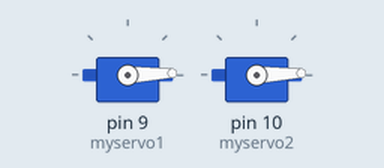
Simulated run of this sketch. Board: Arduino Uno, built with avr-gcc and run on an emulated ATmega328P. Parts: 2 × servo.

Above: at 0.05 s.
At 1.45 s:
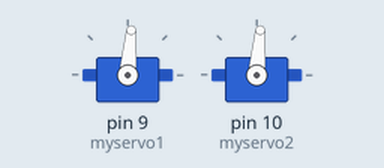
At 2.9 s:
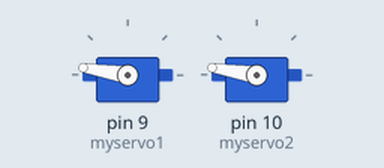
At 5.75 s:
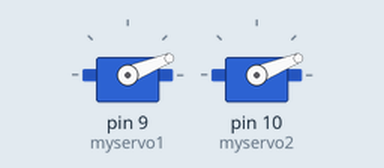
Timing chart, 0 to 7.9 s (numbered marks = the images above):
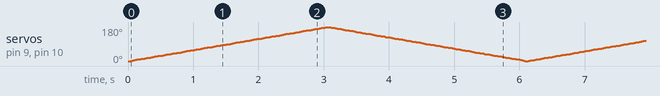

The sketch:

two_servo.ino
```cpp
#include <Servo.h>

Servo myservo1;  // create servo object to control a servo
Servo myservo2;  // create servo object to control a servo


// Sweep settings
const int SWEEP_TIME_MS = 3000;  // 3 seconds for full sweep (0 to 180 or 180 to 0)
const int STEP_DELAY = 15;       // delay between each step in ms
const int STEPS = SWEEP_TIME_MS / STEP_DELAY;  // number of steps per sweep

void setup() {
  myservo1.attach(9);  // attaches the servo on pin 9 to the servo object
    myservo2.attach(10);  // attaches the servo on pin 9 to the servo object

}

void loop() {
  // Sweep from 0 to 180 degrees over 3 seconds
  for (int i = 0; i <= STEPS; i++) {
    int pos = map(i, 0, STEPS, 0, 180);
    myservo1.write(pos);
        myservo2.write(pos);

    delay(STEP_DELAY);
  }

  // Sweep from 180 to 0 degrees over 3 seconds
  for (int i = 0; i <= STEPS; i++) {
    int pos = map(i, 0, STEPS, 180, 0);
    myservo1.write(pos);
            myservo2.write(pos);

    delay(STEP_DELAY);
  }
}
```
